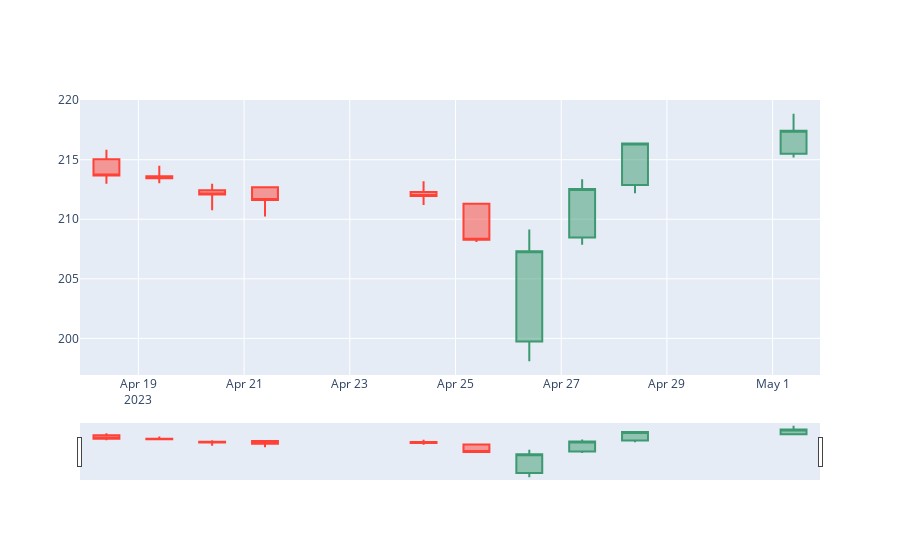
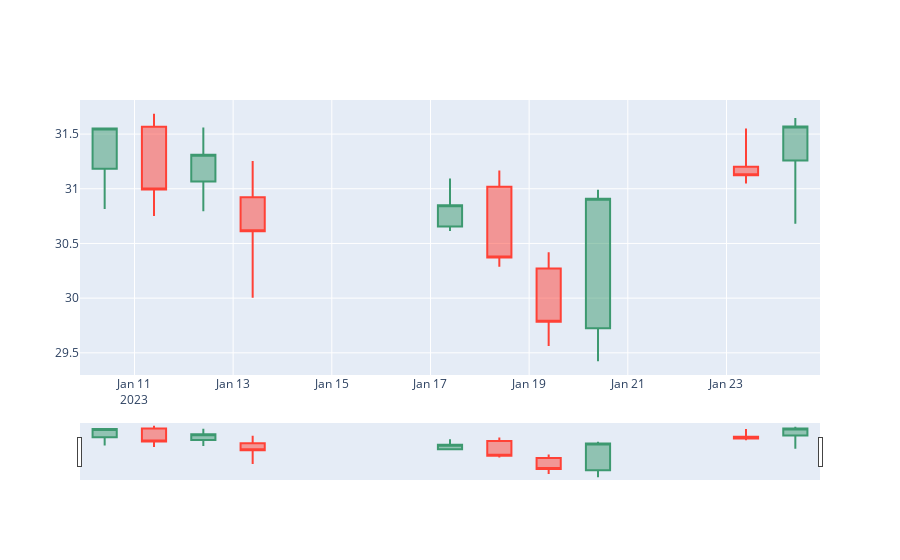
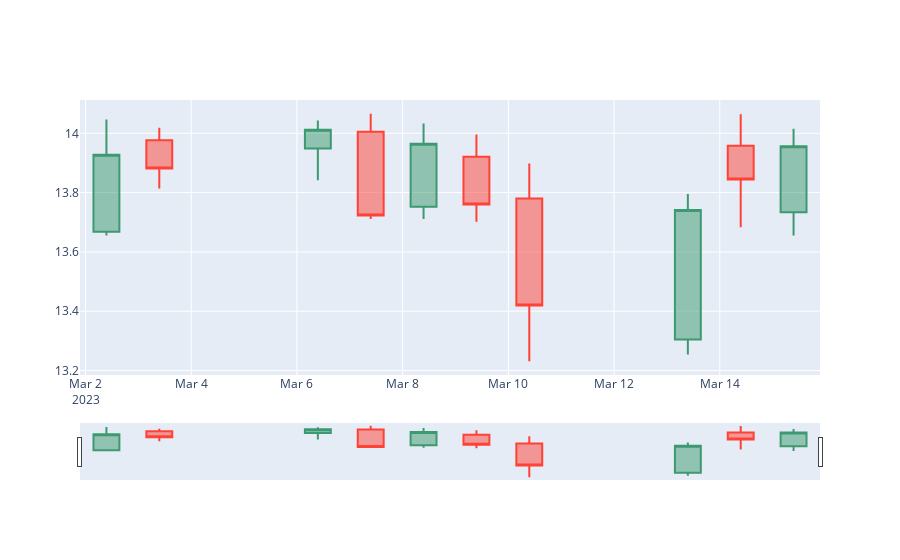
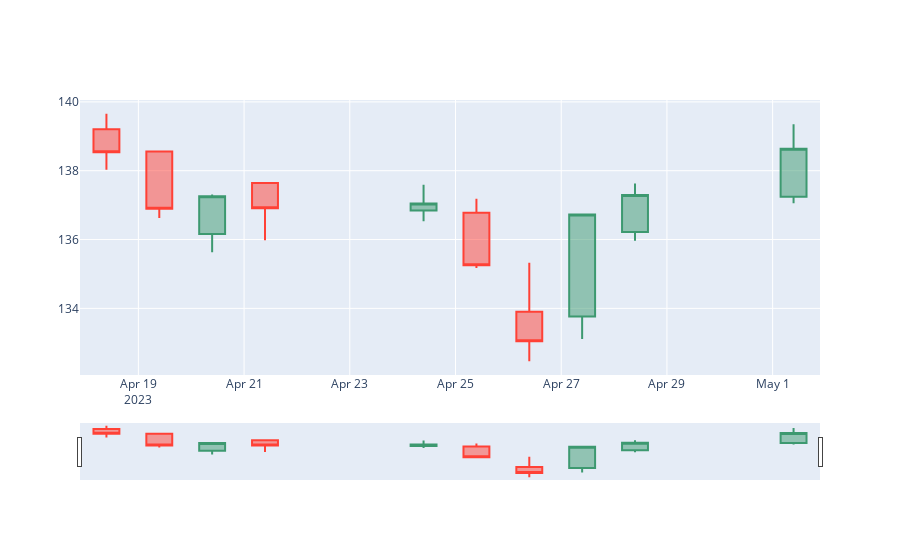

Here is the notebook cell these charts were saved with, in order:
### Code cell
fig=plt.figure(0)

plot_chart(stock1)
plot_chart(stock2)
plot_chart(stock3)
plot_chart(stock4)
# plt.plot(stock2f['Close'])
# plt.plot(stock3f['Close'])
# plt.plot(stock4f['Close'])
# plot_chart(stock2f)
# plot_chart(stock3f)
# plot_chart(stock4f)
# plt.plot(stock1['Close'])
# plt.plot(stock2['Close'])
# plt.plot(stock3['Close'])
# plt.plot(stock4['Close'])

# plot_chart(stock3)
